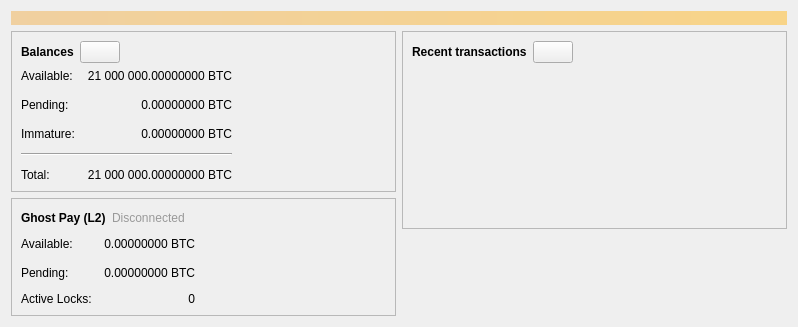
<?xml version="1.0" encoding="UTF-8"?>
<ui version="4.0">
 <class>OverviewPage</class>
 <widget class="QWidget" name="OverviewPage">
  <property name="geometry">
   <rect>
    <x>0</x>
    <y>0</y>
    <width>798</width>
    <height>318</height>
   </rect>
  </property>
  <property name="windowTitle">
   <string>Form</string>
  </property>
  <layout class="QVBoxLayout" name="topLayout">
   <item>
    <widget class="QLabel" name="labelAlerts">
     <property name="visible">
      <bool>false</bool>
     </property>
     <property name="styleSheet">
      <string notr="true">QLabel { background-color: qlineargradient(x1: 0, y1: 0, x2: 1, y2: 0, stop:0 #F0D0A0, stop:1 #F8D488); color:#000000; }</string>
     </property>
     <property name="wordWrap">
      <bool>true</bool>
     </property>
     <property name="margin">
      <number>3</number>
     </property>
     <property name="textInteractionFlags">
      <set>Qt::TextSelectableByMouse</set>
     </property>
    </widget>
   </item>
   <item>
    <layout class="QHBoxLayout" name="horizontalLayout" stretch="1,1">
     <item>
      <layout class="QVBoxLayout" name="verticalLayout_2">
       <item>
        <widget class="QFrame" name="frame">
         <property name="frameShape">
          <enum>QFrame::StyledPanel</enum>
         </property>
         <property name="frameShadow">
          <enum>QFrame::Raised</enum>
         </property>
         <layout class="QVBoxLayout" name="verticalLayout_4">
          <item>
           <layout class="QHBoxLayout" name="horizontalLayout_4">
            <item>
             <widget class="QLabel" name="label_5">
              <property name="font">
               <font>
                <weight>75</weight>
                <bold>true</bold>
               </font>
              </property>
              <property name="text">
               <string>Balances</string>
              </property>
             </widget>
            </item>
            <item>
             <widget class="QPushButton" name="labelWalletStatus">
              <property name="enabled">
               <bool>true</bool>
              </property>
              <property name="maximumSize">
               <size>
                <width>45</width>
                <height>16777215</height>
               </size>
              </property>
              <property name="toolTip">
               <string>The displayed information may be out of date. Your wallet automatically synchronizes with the Ghost network after a connection is established, but this process has not completed yet.</string>
              </property>
              <property name="text">
               <string/>
              </property>
              <property name="icon">
               <iconset resource="../ghost.qrc">
                <normaloff>:/icons/warning</normaloff>
                <disabledoff>:/icons/warning</disabledoff>:/icons/warning</iconset>
              </property>
              <property name="iconSize">
               <size>
                <width>24</width>
                <height>24</height>
               </size>
              </property>
             </widget>
            </item>
            <item>
             <spacer name="horizontalSpacer_3">
              <property name="orientation">
               <enum>Qt::Horizontal</enum>
              </property>
              <property name="sizeHint" stdset="0">
               <size>
                <width>40</width>
                <height>20</height>
               </size>
              </property>
             </spacer>
            </item>
           </layout>
          </item>
          <item>
           <layout class="QGridLayout" name="gridLayout">
            <property name="spacing">
             <number>12</number>
            </property>
            <item row="1" column="1">
             <widget class="QLabel" name="labelUnconfirmed">
              <property name="cursor">
               <cursorShape>IBeamCursor</cursorShape>
              </property>
              <property name="toolTip">
               <string>Total of transactions that have yet to be confirmed, and do not yet count toward the spendable balance</string>
              </property>
              <property name="text">
               <string notr="true">0.00000000 BTC</string>
              </property>
              <property name="alignment">
               <set>Qt::AlignRight|Qt::AlignTrailing|Qt::AlignVCenter</set>
              </property>
              <property name="textInteractionFlags">
               <set>Qt::LinksAccessibleByMouse|Qt::TextSelectableByKeyboard|Qt::TextSelectableByMouse</set>
              </property>
             </widget>
            </item>
            <item row="3" column="0" colspan="2">
             <widget class="Line" name="line">
              <property name="orientation">
               <enum>Qt::Horizontal</enum>
              </property>
             </widget>
            </item>
            <item row="4" column="0">
             <widget class="QLabel" name="labelTotalText">
              <property name="text">
               <string>Total:</string>
              </property>
             </widget>
            </item>
            <item row="2" column="1">
             <widget class="QLabel" name="labelImmature">
              <property name="cursor">
               <cursorShape>IBeamCursor</cursorShape>
              </property>
              <property name="toolTip">
               <string>Mined balance that has not yet matured</string>
              </property>
              <property name="text">
               <string notr="true">0.00000000 BTC</string>
              </property>
              <property name="alignment">
               <set>Qt::AlignRight|Qt::AlignTrailing|Qt::AlignVCenter</set>
              </property>
              <property name="textInteractionFlags">
               <set>Qt::LinksAccessibleByMouse|Qt::TextSelectableByKeyboard|Qt::TextSelectableByMouse</set>
              </property>
             </widget>
            </item>
            <item row="1" column="2">
             <spacer name="horizontalSpacer_2">
              <property name="orientation">
               <enum>Qt::Horizontal</enum>
              </property>
              <property name="sizeHint" stdset="0">
               <size>
                <width>40</width>
                <height>20</height>
               </size>
              </property>
             </spacer>
            </item>
            <item row="2" column="0">
             <widget class="QLabel" name="labelImmatureText">
              <property name="text">
               <string>Immature:</string>
              </property>
             </widget>
            </item>
            <item row="4" column="1">
             <widget class="QLabel" name="labelTotal">
              <property name="cursor">
               <cursorShape>IBeamCursor</cursorShape>
              </property>
              <property name="toolTip">
               <string>Your current total balance</string>
              </property>
              <property name="text">
               <string notr="true">21 000 000.00000000 BTC</string>
              </property>
              <property name="alignment">
               <set>Qt::AlignRight|Qt::AlignTrailing|Qt::AlignVCenter</set>
              </property>
              <property name="textInteractionFlags">
               <set>Qt::LinksAccessibleByMouse|Qt::TextSelectableByKeyboard|Qt::TextSelectableByMouse</set>
              </property>
             </widget>
            </item>
            <item row="0" column="0">
             <widget class="QLabel" name="labelBalanceText">
              <property name="text">
               <string>Available:</string>
              </property>
             </widget>
            </item>
            <item row="0" column="1">
             <widget class="QLabel" name="labelBalance">
              <property name="cursor">
               <cursorShape>IBeamCursor</cursorShape>
              </property>
              <property name="toolTip">
               <string>Your current spendable balance</string>
              </property>
              <property name="text">
               <string notr="true">21 000 000.00000000 BTC</string>
              </property>
              <property name="alignment">
               <set>Qt::AlignRight|Qt::AlignTrailing|Qt::AlignVCenter</set>
              </property>
              <property name="textInteractionFlags">
               <set>Qt::LinksAccessibleByMouse|Qt::TextSelectableByKeyboard|Qt::TextSelectableByMouse</set>
              </property>
             </widget>
            </item>
            <item row="1" column="0">
             <widget class="QLabel" name="labelPendingText">
              <property name="text">
               <string>Pending:</string>
              </property>
             </widget>
            </item>
           </layout>
          </item>
         </layout>
        </widget>
       </item>
       <item>
        <widget class="QFrame" name="frameL2">
         <property name="frameShape">
          <enum>QFrame::StyledPanel</enum>
         </property>
         <property name="frameShadow">
          <enum>QFrame::Raised</enum>
         </property>
         <layout class="QVBoxLayout" name="verticalLayoutL2">
          <item>
           <layout class="QHBoxLayout" name="horizontalLayoutL2Header">
            <item>
             <widget class="QLabel" name="labelL2Title">
              <property name="font">
               <font>
                <weight>75</weight>
                <bold>true</bold>
               </font>
              </property>
              <property name="text">
               <string>Ghost Pay (L2)</string>
              </property>
             </widget>
            </item>
            <item>
             <widget class="QLabel" name="labelL2Status">
              <property name="text">
               <string>Disconnected</string>
              </property>
              <property name="styleSheet">
               <string notr="true">QLabel { color: #999999; }</string>
              </property>
             </widget>
            </item>
            <item>
             <spacer name="horizontalSpacerL2">
              <property name="orientation">
               <enum>Qt::Horizontal</enum>
              </property>
              <property name="sizeHint" stdset="0">
               <size>
                <width>40</width>
                <height>20</height>
               </size>
              </property>
             </spacer>
            </item>
           </layout>
          </item>
          <item>
           <layout class="QGridLayout" name="gridLayoutL2">
            <property name="spacing">
             <number>12</number>
            </property>
            <item row="0" column="0">
             <widget class="QLabel" name="labelL2AvailableText">
              <property name="text">
               <string>Available:</string>
              </property>
             </widget>
            </item>
            <item row="0" column="1">
             <widget class="QLabel" name="labelL2Available">
              <property name="cursor">
               <cursorShape>IBeamCursor</cursorShape>
              </property>
              <property name="toolTip">
               <string>Your spendable L2 balance across all active Ghost Locks</string>
              </property>
              <property name="text">
               <string notr="true">0.00000000 BTC</string>
              </property>
              <property name="alignment">
               <set>Qt::AlignRight|Qt::AlignTrailing|Qt::AlignVCenter</set>
              </property>
              <property name="textInteractionFlags">
               <set>Qt::LinksAccessibleByMouse|Qt::TextSelectableByKeyboard|Qt::TextSelectableByMouse</set>
              </property>
             </widget>
            </item>
            <item row="0" column="2">
             <spacer name="horizontalSpacerL2Grid">
              <property name="orientation">
               <enum>Qt::Horizontal</enum>
              </property>
              <property name="sizeHint" stdset="0">
               <size>
                <width>40</width>
                <height>20</height>
               </size>
              </property>
             </spacer>
            </item>
            <item row="1" column="0">
             <widget class="QLabel" name="labelL2PendingText">
              <property name="text">
               <string>Pending:</string>
              </property>
             </widget>
            </item>
            <item row="1" column="1">
             <widget class="QLabel" name="labelL2Pending">
              <property name="cursor">
               <cursorShape>IBeamCursor</cursorShape>
              </property>
              <property name="toolTip">
               <string>L2 balance pending confirmation</string>
              </property>
              <property name="text">
               <string notr="true">0.00000000 BTC</string>
              </property>
              <property name="alignment">
               <set>Qt::AlignRight|Qt::AlignTrailing|Qt::AlignVCenter</set>
              </property>
              <property name="textInteractionFlags">
               <set>Qt::LinksAccessibleByMouse|Qt::TextSelectableByKeyboard|Qt::TextSelectableByMouse</set>
              </property>
             </widget>
            </item>
            <item row="2" column="0">
             <widget class="QLabel" name="labelL2LocksText">
              <property name="text">
               <string>Active Locks:</string>
              </property>
             </widget>
            </item>
            <item row="2" column="1">
             <widget class="QLabel" name="labelL2Locks">
              <property name="cursor">
               <cursorShape>IBeamCursor</cursorShape>
              </property>
              <property name="toolTip">
               <string>Number of active Ghost Locks</string>
              </property>
              <property name="text">
               <string notr="true">0</string>
              </property>
              <property name="alignment">
               <set>Qt::AlignRight|Qt::AlignTrailing|Qt::AlignVCenter</set>
              </property>
              <property name="textInteractionFlags">
               <set>Qt::LinksAccessibleByMouse|Qt::TextSelectableByKeyboard|Qt::TextSelectableByMouse</set>
              </property>
             </widget>
            </item>
           </layout>
          </item>
         </layout>
        </widget>
       </item>
       <item>
        <spacer name="verticalSpacer">
         <property name="orientation">
          <enum>Qt::Vertical</enum>
         </property>
         <property name="sizeHint" stdset="0">
          <size>
           <width>20</width>
           <height>40</height>
          </size>
         </property>
        </spacer>
       </item>
      </layout>
     </item>
     <item>
      <layout class="QVBoxLayout" name="verticalLayout_3">
       <item>
        <widget class="QFrame" name="frame_2">
         <property name="frameShape">
          <enum>QFrame::StyledPanel</enum>
         </property>
         <property name="frameShadow">
          <enum>QFrame::Raised</enum>
         </property>
         <layout class="QVBoxLayout" name="verticalLayout">
          <item>
           <layout class="QHBoxLayout" name="horizontalLayout_2">
            <item>
             <widget class="QLabel" name="label_4">
              <property name="font">
               <font>
                <weight>75</weight>
                <bold>true</bold>
               </font>
              </property>
              <property name="text">
               <string>Recent transactions</string>
              </property>
             </widget>
            </item>
            <item>
             <widget class="QPushButton" name="labelTransactionsStatus">
              <property name="enabled">
               <bool>true</bool>
              </property>
              <property name="maximumSize">
               <size>
                <width>45</width>
                <height>16777215</height>
               </size>
              </property>
              <property name="toolTip">
               <string>The displayed information may be out of date. Your wallet automatically synchronizes with the Ghost network after a connection is established, but this process has not completed yet.</string>
              </property>
              <property name="text">
               <string/>
              </property>
              <property name="icon">
               <iconset resource="../ghost.qrc">
                <normaloff>:/icons/warning</normaloff>
                <disabledoff>:/icons/warning</disabledoff>:/icons/warning</iconset>
              </property>
              <property name="iconSize">
               <size>
                <width>24</width>
                <height>24</height>
               </size>
              </property>
             </widget>
            </item>
            <item>
             <spacer name="horizontalSpacer">
              <property name="orientation">
               <enum>Qt::Horizontal</enum>
              </property>
              <property name="sizeHint" stdset="0">
               <size>
                <width>40</width>
                <height>20</height>
               </size>
              </property>
             </spacer>
            </item>
           </layout>
          </item>
          <item>
           <widget class="TransactionOverviewWidget" name="listTransactions">
            <property name="minimumSize">
             <size>
              <width>0</width>
              <height>150</height>
             </size>
            </property>
            <property name="styleSheet">
             <string notr="true">QListView { background: transparent; }</string>
            </property>
            <property name="frameShape">
             <enum>QFrame::NoFrame</enum>
            </property>
            <property name="verticalScrollBarPolicy">
             <enum>Qt::ScrollBarAlwaysOff</enum>
            </property>
            <property name="horizontalScrollBarPolicy">
             <enum>Qt::ScrollBarAlwaysOff</enum>
            </property>
            <property name="sizeAdjustPolicy">
             <enum>QAbstractScrollArea::AdjustToContents</enum>
            </property>
            <property name="selectionMode">
             <enum>QAbstractItemView::NoSelection</enum>
            </property>
            <property name="uniformItemSizes">
             <bool>true</bool>
            </property>
           </widget>
          </item>
         </layout>
        </widget>
       </item>
       <item>
        <spacer name="verticalSpacer_2">
         <property name="orientation">
          <enum>Qt::Vertical</enum>
         </property>
         <property name="sizeHint" stdset="0">
          <size>
           <width>20</width>
           <height>40</height>
          </size>
         </property>
        </spacer>
       </item>
      </layout>
     </item>
    </layout>
   </item>
  </layout>
 </widget>
 <customwidgets>
  <customwidget>
   <class>TransactionOverviewWidget</class>
   <extends>QListView</extends>
   <header>qt/transactionoverviewwidget.h</header>
  </customwidget>
 </customwidgets>
 <resources/>
 <connections/>
</ui>
